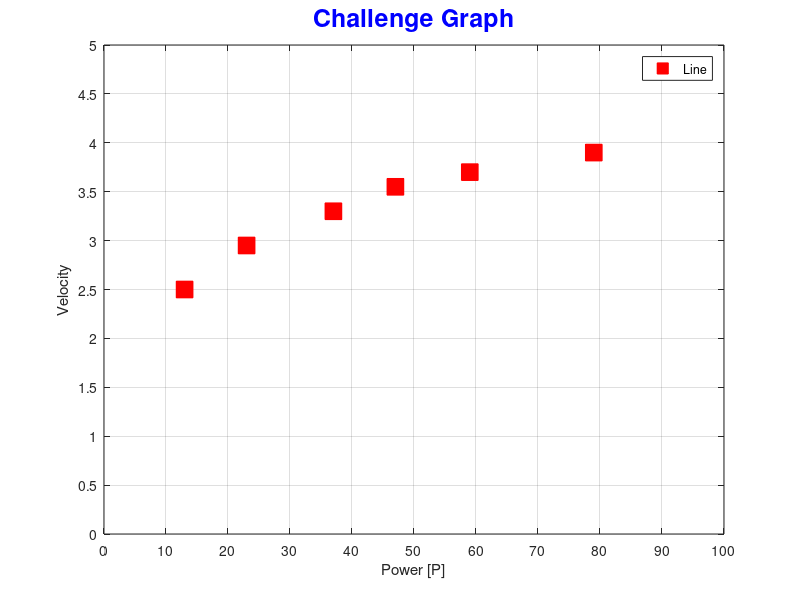

Recreate this plot in MATLAB. (Note: this script raises an error after producing the figure.)
clc; clear; close all;
p  = [13 23 37 47 59 79];
v =  [2.5 2.95 3.3 3.55 3.7 3.9];

plot(p , v, 'rs' ,'MarkerFaceColor' , 'r' , 'MarkerSize' , 12);
grid on;

%axis control
axis([0 100 0 5]);
title("Challenge Graph" ,'FontSize' , 18 , 'FontWeight', 'bold', 'Color', 'blue' );

xlabel('Power [P]');
ylabel('Velocity');

set(gca, 'XTick' , 0:10:100 , 'YTick' , 0:.5:5 , 'Color','white')

%legend control

L =legend('Line', 'Location', 'best');
set(L,'TextColor', 'p', 'FontSize', 13, 'Color' , 'White');


clear; %close all;





